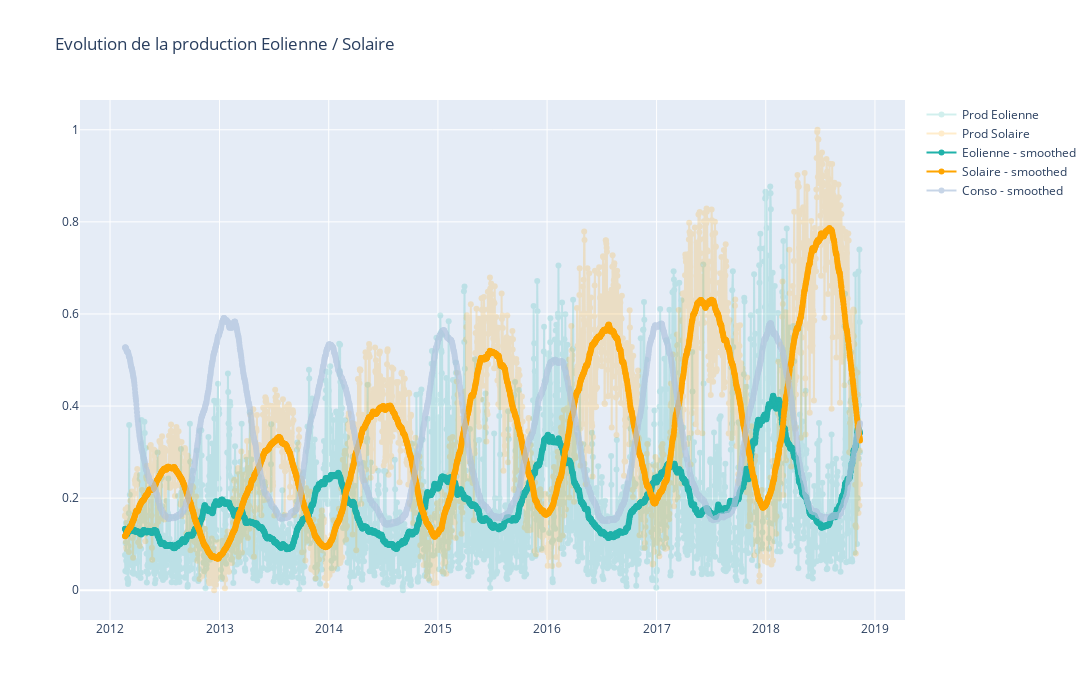

Here is the notebook cell this chart was saved with:
### Code cell
fig = go.FigureWidget()
fig.add_scatter(x = df_merge.index, y = df_merge.Eolien, mode = "lines + markers", opacity=0.2, line = dict(color="lightseagreen"), name = "Prod Eolienne")
fig.add_scatter(x = df_merge.index, y = df_merge.Solaire, mode = "lines + markers", opacity=0.2, line = dict(color="orange"), name = "Prod Solaire")
#fig.add_scatter(x = nat_norm.index, y = nat_norm.Consommation, mode = "lines + markers", opacity=0.2, line = dict(color="lightsteelblue"), name = "Average Conso")
fig.add_scatter(x = df_merge.index, y = df_merge.smothed_Eolien, mode = "lines + markers", line = dict(color="lightseagreen"), name = "Eolienne - smoothed")
fig.add_scatter(x = df_merge.index, y = df_merge.smothed_Solaire, mode = "lines + markers", line = dict(color="orange"), name = "Solaire - smoothed")
fig.add_scatter(x = df_merge.index, y = df_merge.smothed_Conso, mode = "lines + markers", line = dict(color="lightsteelblue"), opacity=0.7, name = "Conso - smoothed")
fig.update_layout(width=1400, height=700, title = "Evolution de la production Eolienne / Solaire")


fig.show()

### Figure 1 — Plotly figure (JSON) as saved in the notebook; plotly's stock layout.template omitted (floating-point values rounded to 4 significant figures; data arrays with more than 128 entries replaced by an {"elided": "..."} marker saying what was removed)
{"data": [{"line": {"color": "lightseagreen"}, "mode": "lines+markers", "name": "Prod Eolienne", "opacity": 0.2, "type": "scatter", "uid": "d974cceb-4934-4e2b-8dfa-46670183f266", "x": {"elided": "2458 str values"}, "y": {"elided": "2458 float values"}}, {"line": {"color": "orange"}, "mode": "lines+markers", "name": "Prod Solaire", "opacity": 0.2, "type": "scatter", "uid": "ea9032af-38fe-4f8a-ba2a-4a783262abb3", "x": {"elided": "2458 str values"}, "y": {"elided": "2458 float values"}}, {"line": {"color": "lightseagreen"}, "mode": "lines+markers", "name": "Eolienne - smoothed", "type": "scatter", "uid": "2e759f09-77b8-4c35-b72b-b4942758d5ee", "x": {"elided": "2458 str values"}, "y": {"elided": "2458 float values"}}, {"line": {"color": "orange"}, "mode": "lines+markers", "name": "Solaire - smoothed", "type": "scatter", "uid": "04003f69-c19c-4f64-9324-59c164afb15f", "x": {"elided": "2458 str values"}, "y": {"elided": "2458 float values"}}, {"line": {"color": "lightsteelblue"}, "mode": "lines+markers", "name": "Conso - smoothed", "opacity": 0.7, "type": "scatter", "uid": "36a2f082-c070-4079-9246-0dd5be44d15a", "x": {"elided": "2458 str values"}, "y": {"elided": "2458 float values"}}], "layout": {"height": 700, "title": {"text": "Evolution de la production Eolienne / Solaire"}, "width": 1400}}
